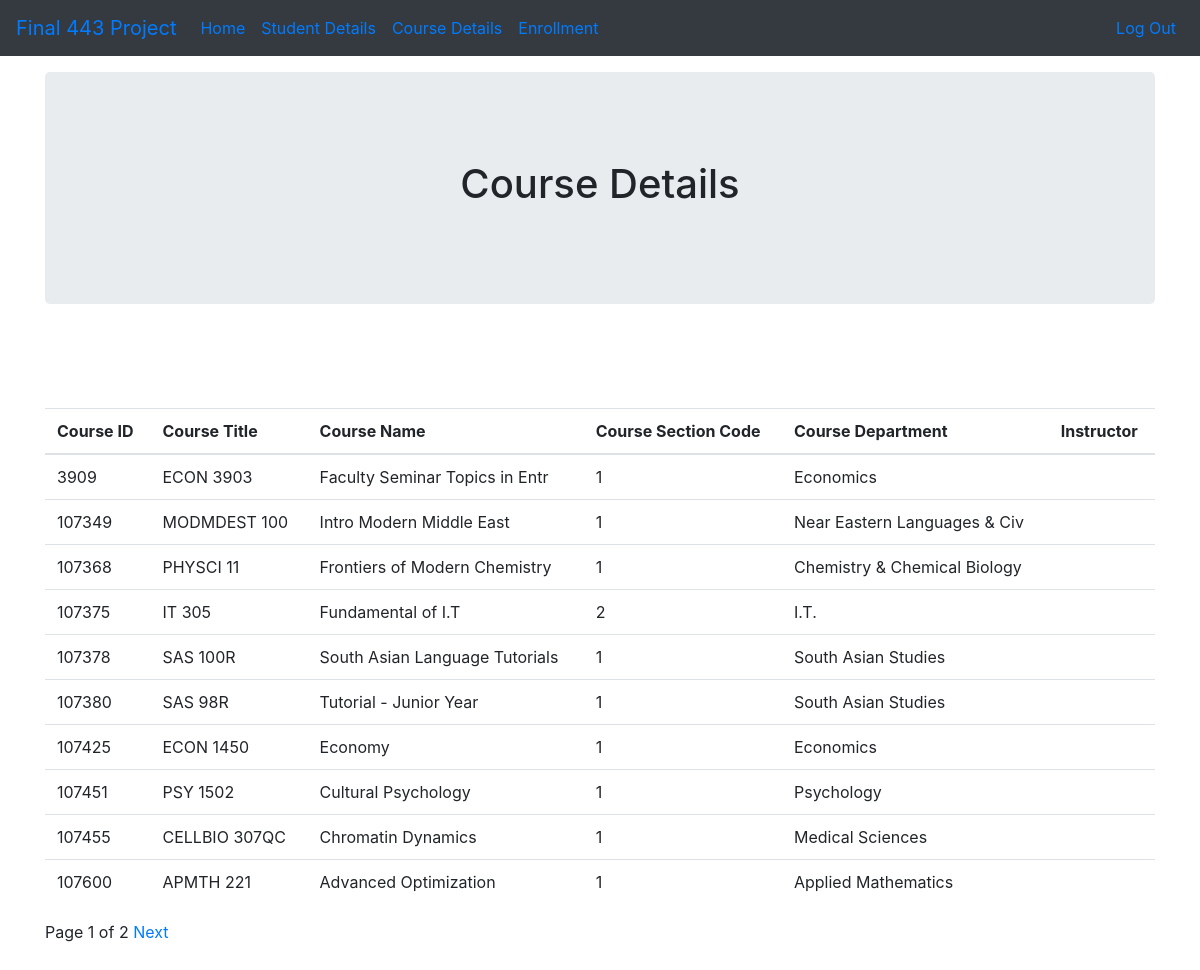
The app's page /coursedetails/ (signed in) with its own data.
### studentinfo/models.py (models this page shows)
class Coursedetails(models.Model):
    courseid = models.IntegerField(primary_key=True)
    coursetitle = models.CharField(max_length=500)
    coursename = models.CharField(max_length=500)
    coursesectioncode = models.IntegerField()
    coursedepartment = models.CharField(max_length=500)

### studentinfo/views.py (the view)
# urls.py: path('coursedetails/', views.coursedetails, name='coursedetails'),
@login_required
def coursedetails(request):
    studentinfo=Coursedetails.objects.all()
    paginator = Paginator(studentinfo, 10)
    page = request.GET.get('page')
    coursedata = paginator.get_page(page)
    print (studentinfo)
    return render (request, "studentinfo/Coursedetails.html",{"data":coursedata})

### studentinfo/templates/studentinfo/Coursedetails.html (shortened to what this page needs)
{% extends "studentinfo/base.html" %}
{% block content %}
 <div class="container">
    <div class="jumbotron text-center">
      <h1>Course Details</h1>
    </div>
</div>
  <div class="container">
    <table class="table">
        <thead>
            <tr>
                <th> Course ID</th>
                <th> Course Title</th>
                <th> Course Name</th>
                <th> Course Section Code</th>
                <th> Course Department</th>
                <th> Instructor</th>
            </tr>
        </thead>
        <tbody>
            {%for row in data%}
            <tr>
                <td>{{row.courseid}}</td>
                <td>{{row.coursetitle}}</td>
                <td>{{row.coursename}}</td>
                <td>{{row.coursesectioncode}}</td>
                <td>{{row.coursedepartment}}</td>
                <td>{{row.instructorname}}</td>
            </tr>
            {% endfor %}
        </tbody>
    </table>
    <div class="pagination">
      <span class="step-links">
        <span  class="current">
          Page {{ data.number }} of {{ data.paginator.num_pages }}
        </span>
        {% if data.has_next %}
            <a href="?page={{ data.next_page_number }}">Next</a>
        {% endif %}
      </span>
    </div>
 </div>
{% endblock %}

### records on screen
Coursedetails: courseid "3909", coursetitle "ECON 3903", coursename "Faculty Seminar Topics in Entr", coursesectioncode "1", coursedepartment "Economics"
Coursedetails: courseid "107349", coursetitle "MODMDEST 100", coursename "Intro Modern Middle East", coursesectioncode "1", coursedepartment "Near Eastern Languages & Civ"
Coursedetails: courseid "107368", coursetitle "PHYSCI 11", coursename "Frontiers of Modern Chemistry", coursesectioncode "1", coursedepartment "Chemistry & Chemical Biology"
Coursedetails: courseid "107375", coursetitle "IT 305", coursename "Fundamental of I.T", coursesectioncode "2", coursedepartment "I.T."
Coursedetails: courseid "107378", coursetitle "SAS 100R", coursename "South Asian Language Tutorials", coursesectioncode "1", coursedepartment "South Asian Studies"
Coursedetails: courseid "107380", coursetitle "SAS 98R", coursename "Tutorial - Junior Year", coursesectioncode "1", coursedepartment "South Asian Studies"
Coursedetails: courseid "107425", coursetitle "ECON 1450", coursename "Economy", coursesectioncode "1", coursedepartment "Economics"
Coursedetails: courseid "107451", coursetitle "PSY 1502", coursename "Cultural Psychology", coursesectioncode "1", coursedepartment "Psychology"
Coursedetails: courseid "107455", coursetitle "CELLBIO 307QC", coursename "Chromatin Dynamics", coursesectioncode "1", coursedepartment "Medical Sciences"
Coursedetails: courseid "107600", coursetitle "APMTH 221", coursename "Advanced Optimization", coursesectioncode "1", coursedepartment "Applied Mathematics"

### other values on screen
{{ data.number }} "1"
{{ data.paginator.num_pages }} "2"
